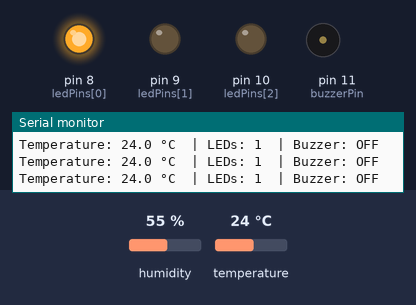
The sketch below on a simulated Arduino Uno, built with avr-gcc and run on an emulated ATmega328P. Parts: output pins drawn as LEDs (lit = HIGH), buzzer (waves = sounding, pin HIGH), the last lines printed to the serial monitor. The inputs (shaded band) are chosen by the test bench; at power-on: temperature 24 °C, humidity 55 %.

Above: at 3.8 s.
3.9 s: temperature set to 29 °C
7.8 s: temperature set to 32 °C
At 9.5 s:
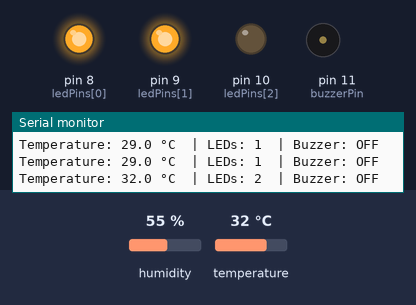
11.7 s: temperature set to 41 °C
At 12.7 s:
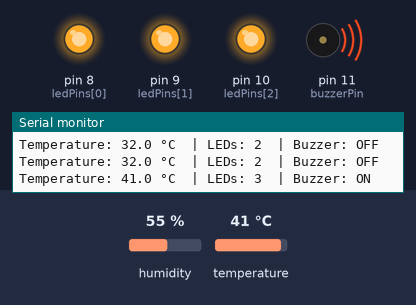
15.6 s: temperature set to 36 °C
19.5 s: temperature set to 33 °C
At 22.3 s:
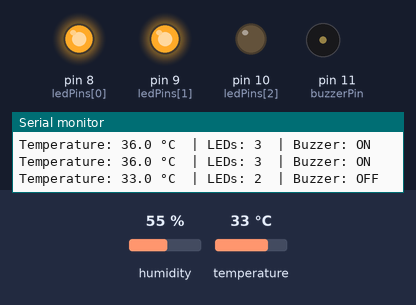
23.4 s: temperature set to 12 °C
At 25.5 s:
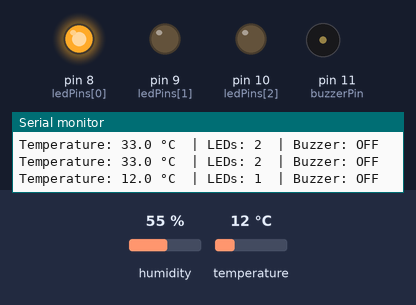
Timing chart, 0 to 27.0 s (numbered marks = the images above; inputs shaded):
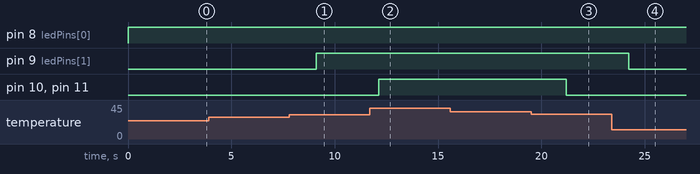

Measured:
- the behaviour switches between 30 and 31 °C on temperature (found by bisection; images 0 and 1)
- the behaviour switches between 35 and 34 °C on temperature (found by bisection; images 2 and 3)
- after the input at 7.8 s, pin 9 (ledPins[1]): LOW → HIGH after 1.3 s
- after the input at 11.7 s, pin 10 (ledPins[2]), pin 11 (buzzerPin): LOW → HIGH after 0.42 s
- after the input at 19.5 s, pin 10 (ledPins[2]), pin 11 (buzzerPin): HIGH → LOW after 1.7 s
- after the input at 23.4 s, pin 9 (ledPins[1]): HIGH → LOW after 0.82 s

The sketch:

Temperature-Alert.ino
```cpp
#include <DHT.h>

#define DHTPIN 2
#define DHTTYPE DHT11   // or DHT22
DHT dht(DHTPIN, DHTTYPE);

const int ledPins[3] = {8, 9, 10};
const int buzzerPin = 11;

const float T1 = 30.0;  // threshold for 2 LEDs
const float T2 = 35.0;  // threshold for 3 LEDs + buzzer
const float HYST = 0.5; // hysteresis to prevent flicker

int lastLevel = 0;

void setup() {
  Serial.begin(9600);
  dht.begin();

  for (int i = 0; i < 3; i++) {
    pinMode(ledPins[i], OUTPUT);
    digitalWrite(ledPins[i], LOW);
  }

  pinMode(buzzerPin, OUTPUT);
  digitalWrite(buzzerPin, LOW);
}

void loop() {
  float t = dht.readTemperature();

  if (isnan(t)) {
    Serial.println("Sensor read failed");
    return;
  }

  // decide level
  int level = lastLevel;
  if      (t >= T2 + HYST) level = 3;
  else if (t <= T2 - HYST && t >= T1 + HYST) level = 2;
  else if (t <= T1 - HYST) level = 1;

  // update LEDs
  for (int i = 0; i < 3; i++) {
    digitalWrite(ledPins[i], (i < level) ? HIGH : LOW);
  }

  // buzzer at high temp
  if (t >= T2) {
    digitalWrite(buzzerPin, HIGH);   // continuous beep
    // OR use tone(buzzerPin, 1000); // beep at 1kHz if passive buzzer
  } else {
    digitalWrite(buzzerPin, LOW);
    // noTone(buzzerPin);
  }

  // Serial monitor
  Serial.print("Temperature: ");
  Serial.print(t, 1);
  Serial.print(" °C  | LEDs: ");
  Serial.print(level);
  Serial.print("  | Buzzer: ");
  Serial.println(t >= T2 ? "ON" : "OFF");

  lastLevel = level;
  delay(1500);
}
```
